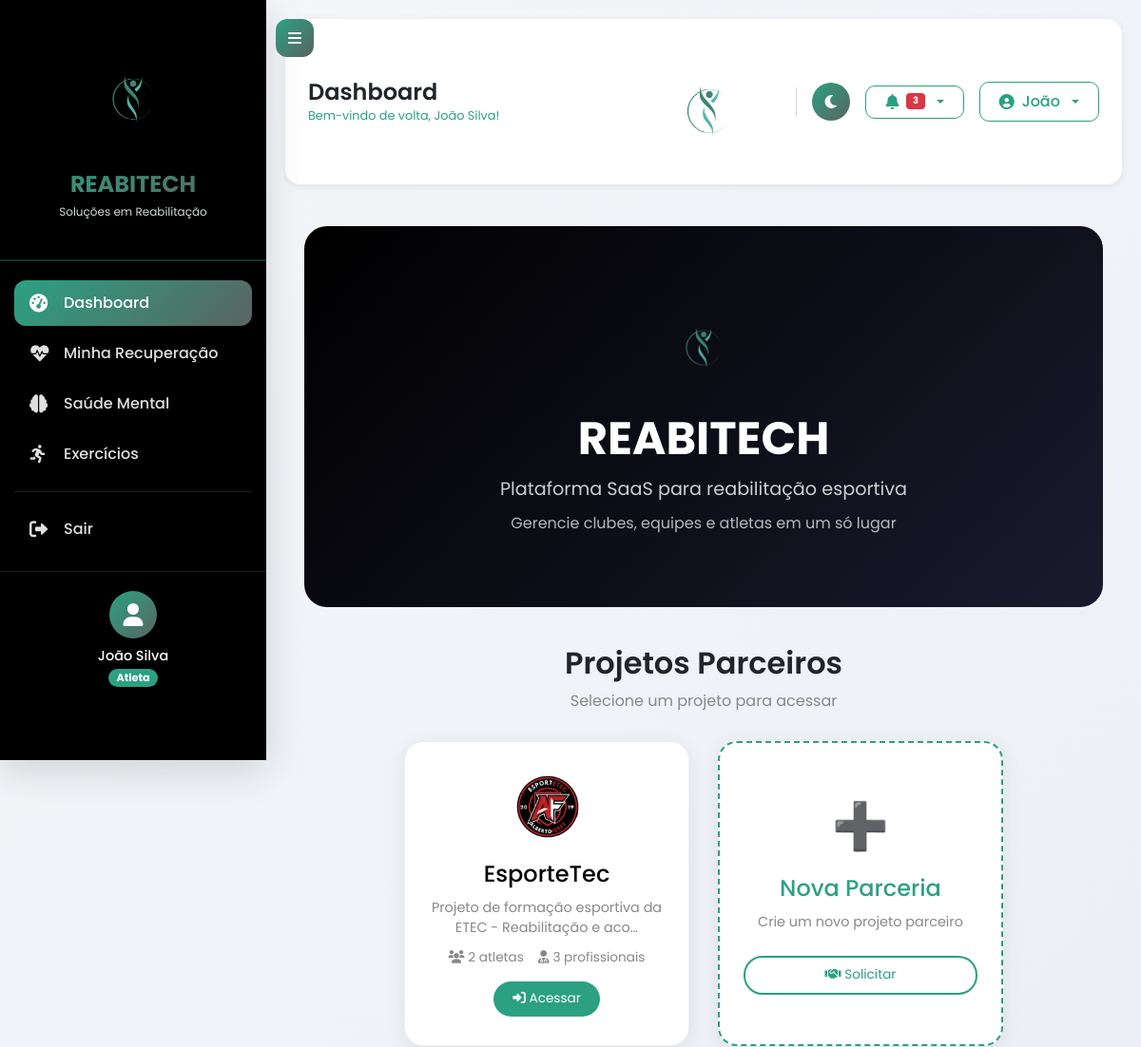
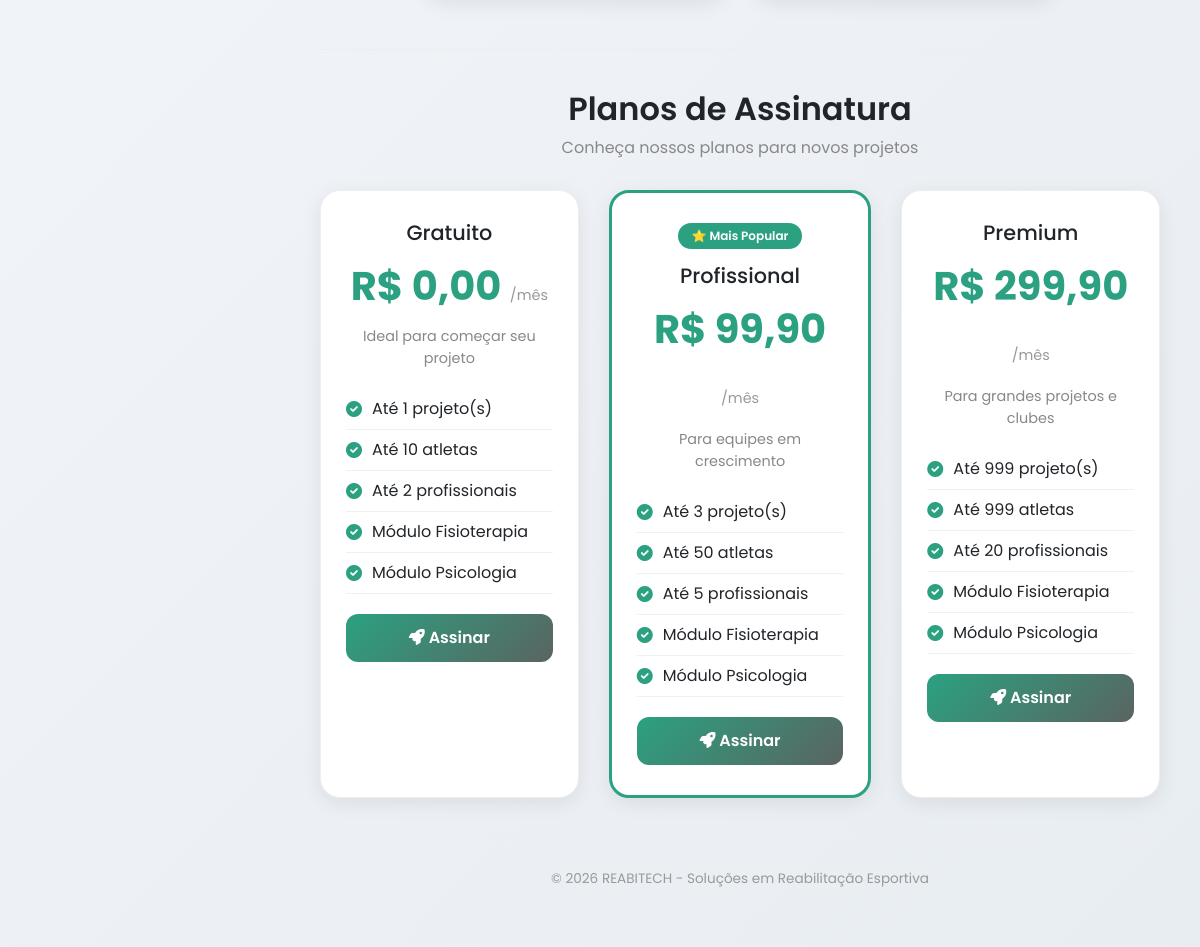
Screenshot of / (signed in) with the database file from the repository (2 pictures, top to bottom).
### usuarios/models.py (models this page shows, shortened)
class Perfil(models.Model):
    TIPO_USUARIO = [
        ('coordenador', 'Coordenador'),
        ('tecnico', 'Técnico'),
        ('estagiario_fisio', 'Estagiário - Fisioterapia'),
        ('estagiario_psico', 'Estagiário - Psicologia'),
        ('atleta', 'Atleta'),
    ]
    usuario = models.OneToOneField(User, on_delete=models.CASCADE, related_name='perfil')
    tipo = models.CharField(max_length=20, choices=TIPO_USUARIO)
    telefone = models.CharField(max_length=15, blank=True)
    foto = models.ImageField(upload_to='perfil_fotos/', null=True, blank=True)

### projetos/models.py (models this page shows, shortened)
class Projeto(models.Model):
    STATUS_PROJETO = [
        ('ativo', 'Ativo'),
        ('inativo', 'Inativo'),
        ('pendente', 'Pendente'),
        ('expirado', 'Expirado'),
    ]
    nome = models.CharField(max_length=100)
    slug = models.SlugField(max_length=100, unique=True)
    descricao = models.TextField(blank=True)
    logo = models.ImageField(upload_to='projetos/logos/', null=True, blank=True)
    plano = models.ForeignKey(Plano, on_delete=models.SET_NULL, null=True)
    data_assinatura = models.DateField(auto_now_add=True)
    data_vencimento = models.DateField(null=True, blank=True)
    coordenador = models.ForeignKey(User, on_delete=models.SET_NULL, null=True, blank=True, related_name='projetos_coordenados')
    status = models.CharField(max_length=20, choices=STATUS_PROJETO, default='pendente')
    ativo = models.BooleanField(default=True)
    data_criacao = models.DateTimeField(auto_now_add=True)
    data_atualizacao = models.DateTimeField(auto_now=True)
    email_contato = models.EmailField(blank=True)
    telefone_contato = models.CharField(max_length=20, blank=True)
    endereco = models.TextField(blank=True)
    @property
    def quantidade_atletas(self):
        return self.atletas.count()
    @property
    def quantidade_profissionais(self):
        return self.profissionais.count()

class Plano(models.Model):
    TIPO_PLANO = [
        ('gratuito', 'Gratuito'),
        ('profissional', 'Profissional'),
        ('premium', 'Premium'),
    ]
    nome = models.CharField(max_length=50, choices=TIPO_PLANO, unique=True)
    descricao = models.TextField()
    valor_mensal = models.DecimalField(max_digits=10, decimal_places=2, default=0)
    max_projetos = models.IntegerField(default=1)
    max_atletas = models.IntegerField(default=10)
    max_profissionais = models.IntegerField(default=2)
    tem_fisioterapia = models.BooleanField(default=True)
    tem_psicologia = models.BooleanField(default=True)
    tem_relatorios = models.BooleanField(default=True)
    tem_graficos = models.BooleanField(default=True)
    destaque = models.BooleanField(default=False)

### projetos/views.py (the view)
# urls.py: path('', views.landing_page, name='landing_page'),
def landing_page(request):
    planos = Plano.objects.all()
    projetos_parceiros = Projeto.objects.filter(status='ativo', ativo=True)
    return render(request, 'projetos/index.html', {
        'planos': planos,
        'projetos_parceiros': projetos_parceiros,
    })

### templates/projetos/index.html (shortened to what this page needs)
{% extends 'base.html' %}
{% load static %}
{% block content %}
<div style="max-width: 1200px; margin: 0 auto; padding: 20px;">
    <div style="background: linear-gradient(135deg, #000000, #1a1a2e); padding: 60px 40px; text-align: center; border-radius: 24px; margin-bottom: 40px; color: white;">
        <img src="{% static 'images/logo.png' %}" alt="REABITECH" style="width: 120px; height: 120px; object-fit: contain; margin-bottom: 15px;" onerror="this.style.display='none'">
        <h1 style="font-size: 3rem; font-weight: 700; margin: 0;">REABITECH</h1>
        <p style="font-size: 1.2rem; opacity: 0.8; margin: 10px 0;">Plataforma SaaS para reabilitação esportiva</p>
        <p style="font-size: 1rem; opacity: 0.7;">Gerencie clubes, equipes e atletas em um só lugar</p>
    </div>
    <h2 style="text-align: center; font-size: 2rem; font-weight: 600;">Projetos Parceiros</h2>
    <p style="text-align: center; color: #888; margin-bottom: 30px;">Selecione um projeto para acessar</p>
    <div style="display: flex; gap: 30px; flex-wrap: wrap; justify-content: center; margin-bottom: 50px;">
        {% for projeto in projetos_parceiros %}
        <a href="{% url 'login_projeto' projeto.id %}" style="text-decoration: none; flex: 1; min-width: 250px; max-width: 300px;">
            <div style="background: white; border-radius: 20px; padding: 30px 25px; text-align: center; box-shadow: 0 5px 20px rgba(0,0,0,0.08); border: 1px solid #eee; transition: all 0.3s ease; cursor: pointer; height: 100%;">
                {% load static %}
<img src="{% static 'images/projetos/esportetec.png' %}" alt="EsporteTec" style="width: 80px; height: 80px; object-fit: contain; margin-bottom: 15px;">
                <h4 style="color: #000; margin: 0;">{{ projeto.nome }}</h4>
                <p style="color: #888; font-size: 0.9rem; margin: 10px 0;">{{ projeto.descricao|truncatechars:60 }}</p>
                <div style="display: flex; justify-content: center; gap: 15px; font-size: 0.85rem; color: #888;">
                    <span><i class="fas fa-users"></i> {{ projeto.quantidade_atletas }} atletas</span>
                    <span><i class="fas fa-user-md"></i> {{ projeto.quantidade_profissionais }} profissionais</span>
                </div>
                <div style="margin-top: 15px; background: #2BA181; color: white; padding: 8px 20px; border-radius: 20px; display: inline-block; font-size: 0.85rem;">
                    <i class="fas fa-sign-in-alt"></i> Acessar
                </div>
            </div>
        </a>
        {% endfor %}
        <a href="{% url 'nova_parceria' %}" style="text-decoration: none; flex: 1; min-width: 250px; max-width: 300px;">
            <div style="background: white; border-radius: 20px; padding: 30px 25px; text-align: center; box-shadow: 0 5px 20px rgba(0,0,0,0.08); border: 2px dashed #2BA181; transition: all 0.3s ease; cursor: pointer; height: 100%; display: flex; flex-direction: column; justify-content: center;">
                <div style="font-size: 3rem; margin-bottom: 15px;">➕</div>
                <h4 style="color: #2BA181; margin: 0;">Nova Parceria</h4>
                <p style="color: #888; font-size: 0.9rem; margin: 10px 0;">Crie um novo projeto parceiro</p>
                <div style="margin-top: 15px; border: 2px solid #2BA181; color: #2BA181; padding: 8px 20px; border-radius: 20px; display: inline-block; font-size: 0.85rem; background: transparent;">
                    <i class="fas fa-handshake"></i> Solicitar
                </div>
            </div>
        </a>
    </div>
    <div style="margin-top: 40px; border-top: 1px solid #eee; padding-top: 40px;">
        <h2 style="text-align: center; font-size: 2rem; font-weight: 600;">Planos de Assinatura</h2>
        <p style="text-align: center; color: #888; margin-bottom: 30px;">Conheça nossos planos para novos projetos</p>
        <div style="display: flex; gap: 30px; flex-wrap: wrap; justify-content: center;">
            {% for plano in planos %}
            <div style="flex: 1; min-width: 250px; max-width: 350px; background: white; border-radius: 20px; padding: 30px 25px; box-shadow: 0 5px 20px rgba(0,0,0,0.08); text-align: center; border: 1px solid #eee; {% if plano.destaque %}border: 3px solid #2BA181;{% endif %}">
                {% if plano.destaque %}
                <div style="background: #2BA181; color: white; padding: 4px 14px; border-radius: 20px; font-size: 0.75rem; display: inline-block; margin-bottom: 15px; font-weight: 600;">⭐ Mais Popular</div>
                {% endif %}
                <h4 style="font-size: 1.3rem; margin: 0;">{{ plano.get_nome_display }}</h4>
                <div style="font-size: 2.5rem; font-weight: 700; color: #2BA181; margin: 10px 0;">
                    R$ {{ plano.valor_mensal|floatformat:2 }} <span style="font-size: 0.9rem; color: #999; font-weight: 400;">/mês</span>
                </div>
                <p style="color: #888; font-size: 0.9rem;">{{ plano.descricao }}</p>
                <ul style="list-style: none; padding: 0; text-align: left; margin: 20px 0;">
                    <li style="padding: 8px 0; border-bottom: 1px solid #f0f0f0; display: flex; align-items: center; gap: 10px;">
                        <i class="fas fa-check-circle" style="color:#2BA181;"></i> Até {{ plano.max_projetos }} projeto(s)
                    </li>
                    <li style="padding: 8px 0; border-bottom: 1px solid #f0f0f0; display: flex; align-items: center; gap: 10px;">
                        <i class="fas fa-check-circle" style="color:#2BA181;"></i> Até {{ plano.max_atletas }} atletas
                    </li>
                    <li style="padding: 8px 0; border-bottom: 1px solid #f0f0f0; display: flex; align-items: center; gap: 10px;">
                        <i class="fas fa-check-circle" style="color:#2BA181;"></i> Até {{ plano.max_profissionais }} profissionais
                    </li>
                    {% if plano.tem_fisioterapia %}
                    <li style="padding: 8px 0; border-bottom: 1px solid #f0f0f0; display: flex; align-items: center; gap: 10px;">
                        <i class="fas fa-check-circle" style="color:#2BA181;"></i> Módulo Fisioterapia
                    </li>
                    {% endif %}
                    {% if plano.tem_psicologia %}
                    <li style="padding: 8px 0; border-bottom: 1px solid #f0f0f0; display: flex; align-items: center; gap: 10px;">
                        <i class="fas fa-check-circle" style="color:#2BA181;"></i> Módulo Psicologia
                    </li>
                    {% endif %}
                </ul>
                <a href="{% url 'nova_parceria' %}?plano={{ plano.id }}" style="display: block; background: linear-gradient(135deg, #2BA181, #5A6461); color: white; padding: 12px; border-radius: 12px; text-decoration: none; font-weight: 600; text-align: center;">
                    <i class="fas fa-rocket"></i> Assinar
                </a>
            </div>
            {% endfor %}
        </div>
    </div>
    <div style="text-align: center; padding: 30px; color: #999; font-size: 0.85rem; border-top: 1px solid #eee; margin-top: 40px;">
        &copy; {% now "Y" %} REABITECH - Soluções em Reabilitação Esportiva
    </div>
</div>
{% endblock %}

### templates/base.html (shortened to what this page needs)
<!DOCTYPE html>
<html lang="pt-br" data-bs-theme="light">
<head>
    <link href="https://cdn.jsdelivr.net/npm/bootstrap@5.1.3/dist/css/bootstrap.min.css" rel="stylesheet">
    <link rel="stylesheet" href="https://cdnjs.cloudflare.com/ajax/libs/font-awesome/6.0.0/css/all.min.css">
    <link href="https://unpkg.com/aos@2.3.1/dist/aos.css" rel="stylesheet">
</head>
<body>
    {% if user.is_authenticated %}
    <div class="sidebar" id="sidebar">
        <div class="sidebar-logo">
            {% load static %}
            <img src="{% static 'images/logo.png' %}" alt="REABITECH" onerror="this.src='https://via.placeholder.com/140x140?text=REABITECH'">
            <h3>REABITECH</h3>
            <p>Soluções em Reabilitação</p>
        </div>
        <div class="sidebar-menu">
            {% if user.perfil.tipo == 'coordenador' %}
            <a href="{% url 'dashboard' %}" class="sidebar-item active"><i class="fas fa-tachometer-alt"></i><span>Dashboard</span></a>
            <a href="{% url 'coordenador_atletas' %}" class="sidebar-item"><i class="fas fa-users"></i><span>Atletas</span></a>
            <a href="{% url 'coordenador_fisioterapia' %}" class="sidebar-item"><i class="fas fa-dumbbell"></i><span>Fisioterapia</span></a>
            <a href="{% url 'coordenador_psicologia' %}" class="sidebar-item"><i class="fas fa-brain"></i><span>Psicologia</span></a>
            <a href="{% url 'coordenador_relatorios' %}" class="sidebar-item"><i class="fas fa-chart-line"></i><span>Relatórios</span></a>
            {% elif user.perfil.tipo == 'atleta' %}
            <a href="{% url 'dashboard' %}" class="sidebar-item active"><i class="fas fa-tachometer-alt"></i><span>Dashboard</span></a>
            <a href="{% url 'atleta_recuperacao' %}" class="sidebar-item"><i class="fas fa-heartbeat"></i><span>Minha Recuperação</span></a>
            <a href="{% url 'atleta_psicologico' %}" class="sidebar-item"><i class="fas fa-brain"></i><span>Saúde Mental</span></a>
            <a href="{% url 'atleta_exercicios' %}" class="sidebar-item"><i class="fas fa-running"></i><span>Exercícios</span></a>
            {% endif %}
            <div style="height: 1px; background: rgba(255,255,255,0.1); margin: 15px 0;"></div>
            <a href="{% url 'logout' %}" class="sidebar-item"><i class="fas fa-sign-out-alt"></i><span>Sair</span></a>
        </div>
        <div class="sidebar-user">
            <div class="avatar"><i class="fas fa-user"></i></div>
            <h6>{{ user.get_full_name|default:user.username }}</h6>
            <span class="badge">{{ user.perfil.get_tipo_display }}</span>
        </div>
    </div>
    <button class="toggle-btn" id="toggleBtn">
        <i class="fas fa-bars"></i>
    </button>
    {% endif %}
    <div class="main-content {% if not user.is_authenticated %}no-sidebar{% endif %}" id="mainContent">
        {% if user.is_authenticated %}
        <div class="top-navbar">
            <div class="page-title">
                <h2>{% block page_title %}Dashboard{% endblock %}</h2>
                <p class="mb-0">Bem-vindo de volta, {{ user.get_full_name|default:user.username }}!</p>
            </div>
            <div class="d-flex align-items-center gap-3">
                <img src="{% static 'images/logo.png' %}" alt="REABITECH" style="height: 150px; width: auto; border-radius: 20px;" onerror="this.style.display='none'">
                <button class="dark-mode-toggle" id="darkModeToggle"><i class="fas fa-moon"></i></button>
                <div class="dropdown">
                    <button class="btn btn-outline-custom dropdown-toggle d-flex align-items-center gap-2" type="button" data-bs-toggle="dropdown">
                        <i class="fas fa-bell"></i>
                        <span class="badge bg-danger" style="font-size: 10px;">3</span>
                    </button>
                </div>
                <div class="dropdown">
                    <button class="btn btn-outline-custom dropdown-toggle d-flex align-items-center gap-2" type="button" data-bs-toggle="dropdown">
                        <i class="fas fa-user-circle"></i>
                        <span>{{ user.get_short_name|default:user.username|truncatechars:15 }}</span>
                    </button>
                </div>
            </div>
        </div>
        {% endif %}
        {% block content %}
        {% endblock %}
    </div>
</body>
</html>

### rows the page displays
Projeto: nome "EsporteTec", descricao "Projeto de formação esportiva da ETEC - Reabilitação e aco…", quantidade_atletas "2", quantidade_profissionais "3"
Plano: nome "Gratuito", valor_mensal "0,00", descricao "Ideal para começar seu projeto", max_projetos "1", max_atletas "10", max_profissionais "2", tem_fisioterapia True (drawn), tem_psicologia True (drawn)
Plano: destaque "⭐ Mais Popular", nome "Profissional", valor_mensal "99,90", descricao "Para equipes em crescimento", max_projetos "3", max_atletas "50", max_profissionais "5", tem_fisioterapia True (drawn), tem_psicologia True (drawn)
Plano: nome "Premium", valor_mensal "299,90", descricao "Para grandes projetos e clubes", max_projetos "999", max_atletas "999", max_profissionais "20", tem_fisioterapia True (drawn), tem_psicologia True (drawn)

### other values shown
{{ user.get_full_name|default:user.username }} "João Silva"
{{ user.perfil.get_tipo_display }} "Atleta"
{{ user.get_short_name|default:user.username|truncatechars:15 }} "João"
